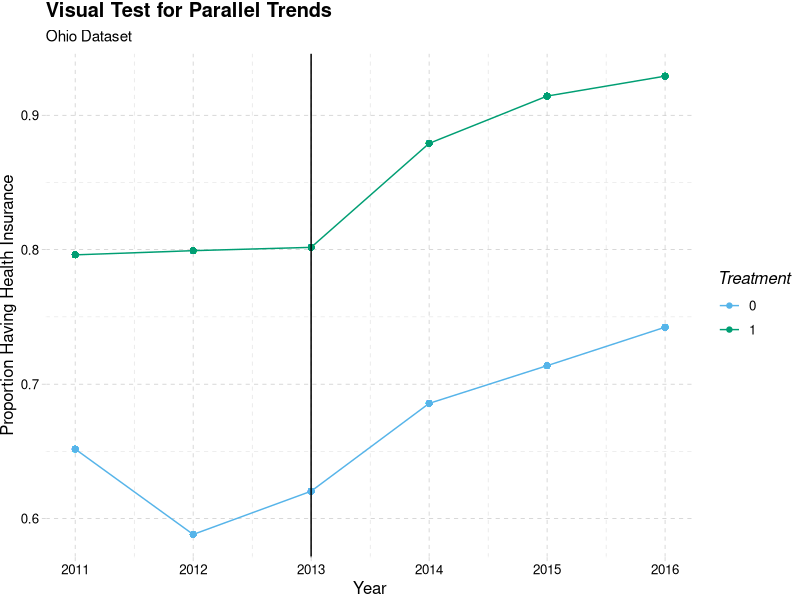
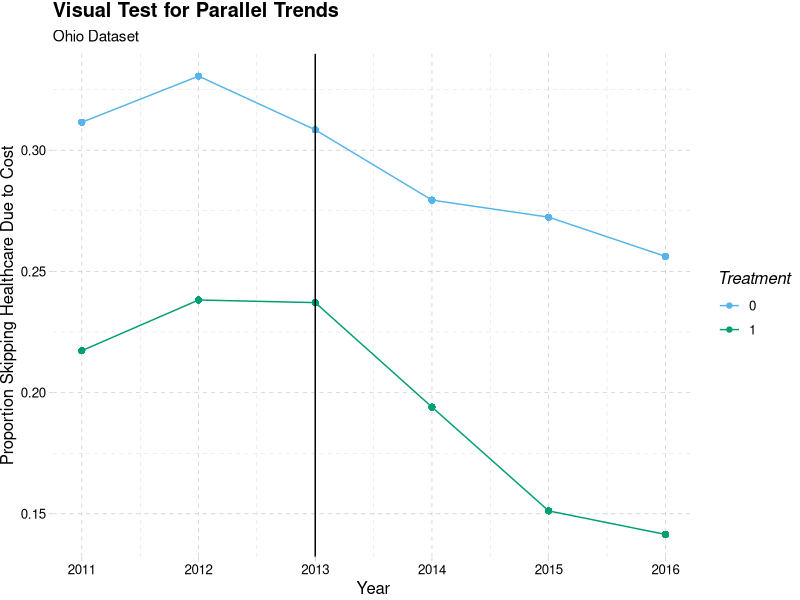

Write the R code that produced these figures, in order.
## ---- chunk 1
library(foreign)
data_oh <- read.dta("data/DID_OH_ver12.dta")
data_mi <- read.dta("data/DID_MI_ver12.dta")

#first models
model_oh_cost_lm <- lm(medcost ~ treat + post + treat_post, data_oh)
summary(model_oh_cost_lm)

model_oh_plan_lm <- lm(hlthpln1 ~ treat + post + treat_post, data_oh)
summary(model_oh_plan_lm)

#means
treat_pre <- mean(data_oh$medcost[data_oh$treat == 1 & data_oh$post == 0])
treat_post <- mean(data_oh$medcost[data_oh$treat == 1 & data_oh$post == 1])
con_pre <- mean(data_oh$medcost[data_oh$treat == 0 & data_oh$post == 0])
con_post <- mean(data_oh$medcost[data_oh$treat == 0 & data_oh$post == 1])
(treat_post - treat_pre) - (con_post - con_pre)

treat_pre <- mean(data_oh$hlthpln1[data_oh$treat == 1 & data_oh$post == 0])
treat_post <- mean(data_oh$hlthpln1[data_oh$treat == 1 & data_oh$post == 1])
con_pre <- mean(data_oh$hlthpln1[data_oh$treat == 0 & data_oh$post == 0])
con_post <- mean(data_oh$hlthpln1[data_oh$treat == 0 & data_oh$post == 1])
(treat_post - treat_pre) - (con_post - con_pre)

#covariate models
model_oh_plan_cov <- lm(hlthpln1 ~ treat + post + treat_post + male + veteran3 +
                           children + married + divorced + widowed + separated + 
                           never_married + log_income +
                           edu_hs_grad + edu_college_attd + edu_college_grad, data_oh)
summary(model_oh_plan_cov)

model_oh_cost_cov <- lm(medcost ~ treat + post + treat_post + male + veteran3 +
                           children + married + divorced + widowed + separated + 
                           never_married + log_income +
                           edu_hs_grad + edu_college_attd + edu_college_grad, data_oh)
summary(model_oh_cost_cov)

#
#graph for coverage
#
library(ggplot2)
data_oh$hlthpln1_n <- NA
table(data_oh$year[data_oh$hlthpln1 == 1 & data_oh$treat == 1])
table(data_oh$year[data_oh$hlthpln1 == 1 & data_oh$treat == 0])
table(data_oh$year[data_oh$treat == 0])
table(data_oh$year[data_oh$treat == 1])
#treatment
data_oh$hlthpln1_n[data_oh$year == 2011 & data_oh$treat == 1] <- 2125 / 2669
data_oh$hlthpln1_n[data_oh$year == 2012 & data_oh$treat == 1] <- 2879 / 3602
data_oh$hlthpln1_n[data_oh$year == 2013 & data_oh$treat == 1] <- 2661 / 3319
data_oh$hlthpln1_n[data_oh$year == 2014 & data_oh$treat == 1] <- 2501 / 2845
data_oh$hlthpln1_n[data_oh$year == 2015 & data_oh$treat == 1] <- 2570 / 2811
data_oh$hlthpln1_n[data_oh$year == 2016 & data_oh$treat == 1] <- 2817 / 3032

#control
data_oh$hlthpln1_n[data_oh$year == 2011 & data_oh$treat == 0] <- 2751 / 4221
data_oh$hlthpln1_n[data_oh$year == 2012 & data_oh$treat == 0] <- 1550 / 2635
data_oh$hlthpln1_n[data_oh$year == 2013 & data_oh$treat == 0] <- 1899 / 3061
data_oh$hlthpln1_n[data_oh$year == 2014 & data_oh$treat == 0] <- 2653 / 3869
data_oh$hlthpln1_n[data_oh$year == 2015 & data_oh$treat == 0] <- 2673 / 3745
data_oh$hlthpln1_n[data_oh$year == 2016 & data_oh$treat == 0] <- 2069 / 2787

library(ggthemes)
library(scales)
ggplot(data_oh) + 
  geom_line(aes(x = year, y = hlthpln1_n, group = factor(treat), color = factor(treat))) +
  geom_point(aes(x = year, y = hlthpln1_n, group = factor(treat), color = factor(treat))) +
  geom_vline(xintercept = 2013) +
  labs(x = "Year", y = "Proportion Having Health Insurance", color = "Treatment", 
       title = "Visual Test for Parallel Trends", subtitle = "Ohio Dataset") +
  theme_pander() + scale_color_pander()

#
#graphs for cost
#
data_oh$medcost_n <- NA
table(data_oh$year[data_oh$medcost == 1 & data_oh$treat == 1])
table(data_oh$year[data_oh$medcost == 1 & data_oh$treat == 0])
table(data_oh$year[data_oh$treat == 0])
table(data_oh$year[data_oh$treat == 1])

#treatment
data_oh$medcost_n[data_oh$year == 2011 & data_oh$treat == 1] <- 580 / 2669
data_oh$medcost_n[data_oh$year == 2012 & data_oh$treat == 1] <- 858 / 3602
data_oh$medcost_n[data_oh$year == 2013 & data_oh$treat == 1] <- 787 / 3319
data_oh$medcost_n[data_oh$year == 2014 & data_oh$treat == 1] <- 552 / 2845
data_oh$medcost_n[data_oh$year == 2015 & data_oh$treat == 1] <- 425 / 2811
data_oh$medcost_n[data_oh$year == 2016 & data_oh$treat == 1] <- 429 / 3032

#control
data_oh$medcost_n[data_oh$year == 2011 & data_oh$treat == 0] <- 1315 / 4221
data_oh$medcost_n[data_oh$year == 2012 & data_oh$treat == 0] <- 871 / 2635
data_oh$medcost_n[data_oh$year == 2013 & data_oh$treat == 0] <- 944 / 3061
data_oh$medcost_n[data_oh$year == 2014 & data_oh$treat == 0] <- 1081 / 3869
data_oh$medcost_n[data_oh$year == 2015 & data_oh$treat == 0] <- 1020 / 3745
data_oh$medcost_n[data_oh$year == 2016 & data_oh$treat == 0] <- 714 / 2787

ggplot(data_oh, aes(x = year, y = medcost_n, group = factor(treat), color = factor(treat))) + 
  geom_line() +
  geom_point() +
  geom_vline(xintercept = 2013) +
  labs(x = "Year", y = "Proportion Skipping Healthcare Due to Cost", color = "Treatment", 
       title = "Visual Test for Parallel Trends", subtitle = "Ohio Dataset") +
  theme_pander() + scale_color_pander()
